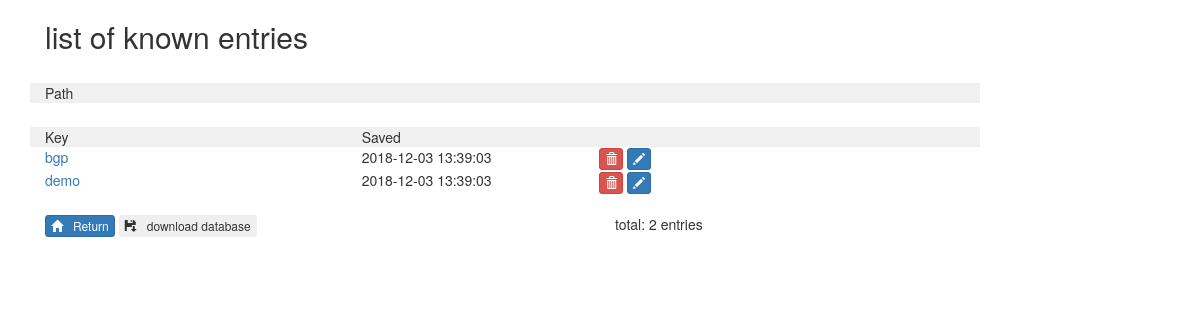
The app's page /list, older data.
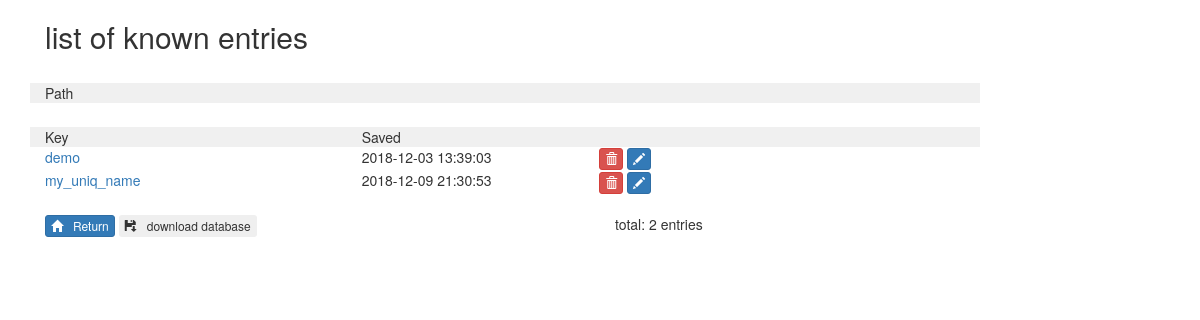
The same page, newer data.
### tables this page shows
CREATE TABLE templates 
                  (name     VARCHAR(32) PRIMARY KEY NOT NULL, 
                   template VARCHAR(32768),
                   params   VARCHAR(1024),
                   timestamp TIMESTAMP DEFAULT CURRENT_TIMESTAMP);

### parser.py (the view)
@app.route('/list/<path:list_path>', methods=['GET', 'POST'])
@app.route('/list/', defaults={'list_path': ''},  methods=['GET', 'POST']  )
@app.route('/list',  defaults={'list_path': ''} )
def name_list(list_path):
    if request.method == 'POST':
        if request.form['action'] == "delete":
              delete(request.form['name'])
        if request.form['action'] == "rename":
              renameto (request.form['entry'], request.form['to'], request.form['path'])
    try:
        conn = sqlite3.connect(SQL_FILE)
        c = conn.cursor()
        c.execute("""
                     SELECT name,timestamp
                            FROM templates
                            WHERE     name LIKE ?
                                  AND name NOT LIKE ?
                  """,
                                ('{}/%'.format(list_path),  '{}/%/%'.format(list_path))
                       if list_path!=''
                       else     ( '%', '%/%' )
                  )
        entries = {}
        for row in c:
            try:
                full_path, relative_name = row[0].rsplit("/", 1)
            except:
                full_path, relative_name = '', row[0]
            entries[relative_name]  = { 'name': row[0], 'path': full_path, 'timestamp': row[1] }
        c.execute("""
                     SELECT name
                             FROM templates
                             WHERE name LIKE ?
                  """,
                       	( '{}/%/%'.format(list_path) if list_path!='' else '%/%', ))
        paths = {}
        if list_path!='':
            backpath = join_paths (list_path.split('/')[:-1])
            paths['/']  = { 'link': '' }
            paths['..'] = { 'link': backpath }
        for row in c:
           relative_path = row[0][len(list_path):]
           if relative_path[0]=='/':
               relative_path = relative_path[1:]
           short_path = relative_path.split('/')[0]
           paths[short_path]  = { 'link': join_paths((list_path, short_path)) }
        conn.commit()
        conn.close()
        return render_template('list.html',
                               nb=len(entries), entries=entries,
                               paths=paths,
                               current_path=list_path,
                               root=request.url_root)
    except Exception as e:
        print( "Exception {}".format(e.args) )
        return ('<html><body><h2>Internal Error</h2></body></html>')

### templates/list.html (shortened to what this page needs)
{% extends 'base.html' %}
{% block body %}
     <form class="container">
         <H2>list of known entries</H2>
         <div id="rename_to"></div><br>
         <div class="row">
             <div class="col-md-10">
                    <div class="row" style="background-color: #f0f0f0;">
                         <div class="col-md-4"> Path</div>
                    </div>
             </div>
         </div>
         <div class="row" style="margin-top:24px">
             <div class="col-md-10">
                    <div class="row" style="background-color: #f0f0f0;">
                         <div class="col-md-4"> Key </div>
                         <div class="col-md-3"> Saved </div>
                         <div class="col-md-2"> </div>
                    </div>
                {% for entry in entries.keys() | sort %}
                    <div class="row">
                         <div class="col-md-4">
                                 <a href="/load/{{ entries[entry]['name'] }}" class="edithide{{loop.index}}" id="entry{{loop.index}}">
                                    {{ entry }}
                                 </A>
                         </div>
                         <div class="col-md-3">{{ entries[entry]['timestamp'] }}</div>
                         <div class="col-md-2" id="menu{{loop.index}}">
                                   <button type="button" class="btn btn-danger btn-xs edithide"
				           id="delete{{loop.index}}" value="Delete"
                                           onClick="doDelete( {{loop.index}}, '{{ entries[entry]['name'] }}' )">
                                       <i class="glyphicon glyphicon-trash"> </i>
                                   </button>
                                   <button type="button" class="btn btn-primary btn-xs pressme{{loop.index}} edithide"
                                           id="rename_{{loop.index}}">
                                       <i class="glyphicon glyphicon-pencil"> </i>
                                   </button>
                         </div>
                     </div>
                {% endfor %}
             </div>
          </div>
         <div class="row">
             <div class="col-md-6">
               <br>
                   <button type="button" class="btn btn-primary btn-xs" id="home" onClick="location.href='/'">
                                <i class="glyphicon glyphicon-home"></i> &nbsp; Return
                   </button>
                   <button type="button" class="btn btn-secondary btn-xs" id="save" onClick="location.href='/csv'">
                                <i class="glyphicon glyphicon-floppy-save"></i> &nbsp; download database
                   </button>
             </div>
         <div class="row">
             <div class="col-md-6 pull-right">
               <br>
                total: {{ nb }} entries
             </div>
         </div>
       </form>
{% endblock %}

### templates/base.html (shortened to what this page needs)
<!DOCTYPE html>
<html>
<head>
    <link rel="stylesheet" href="https://maxcdn.bootstrapcdn.com/bootstrap/3.3.7/css/bootstrap.min.css"
>
    <link href="//netdna.bootstrapcdn.com/bootstrap/3.0.0/css/bootstrap-glyphicons.css" rel="stylesheet">
    <link rel="stylesheet" type="text/css" href="{{ url_for('static', filename='css/style.css') }}">
</head>
<body>
    {% block body %}
    {% endblock %}
</body>
</html>

### static/css/style.css (style rules this page uses)
.container { width: 95%; }

Row changes from the older to the newer data that the page shows:
removed templates: name "bgp", timestamp "2018-12-03 13:39:03"
added templates: name "my_uniq_name", timestamp "2018-12-09 21:30:53"
